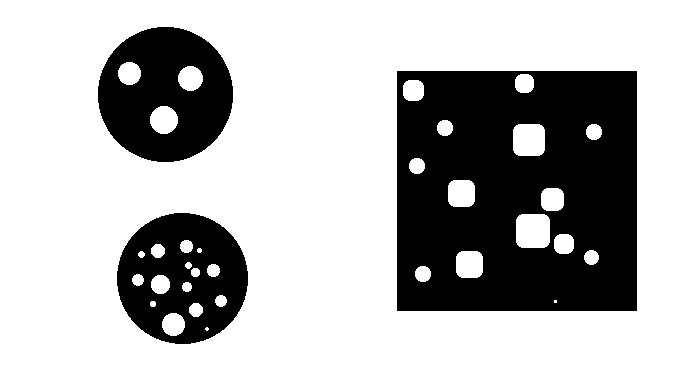
#> input picture DATA/con.png, 683 x 384 px, found by its file name
$ python 'Contour Detection.py'   (older library calls are emulated)
#> lines starting #> are read from the running program, lines starting #| are printed output that depends on the picture; after the words box and inside, x2 and y2 are one past the last pixel; in counts of white or black regions, pixels touching at a corner belong together
### Imports
import cv2
import matplotlib.pyplot as plt
import numpy as np


### load Images
img = cv2.imread('DATA/con.png',0)
#> img: shape (384, 683); 71% white; 3 black regions

## FInd Contours on image
## Note the MODE is on the full type RETR_CCOMP
image,contours,hierarchy = cv2.findContours(img,cv2.RETR_CCOMP,cv2.CHAIN_APPROX_SIMPLE)
#> contours = 36 contours, 3 with area under 20; largest, box (x1, y1, x2, y2) and area: (0, 0, 683, 384) 261206, (396, 70, 638, 312) 58079, (97, 26, 234, 163) 14519, (116, 212, 249, 345) 13664, (516, 214, 550, 248) 1049

## SHOW THE EXTERNAL CONTOURS

# Make a blank Page
external = np.zeros(image.shape)
# Draw the countors on blank page

# Go through contours
for i in range(len(contours)):
    # find the one that is externals means equal to -1
    if hierarchy [0][i][3] == -1:
        # draw the contours
        cv2.drawContours(external,contours,i,255,-1) # TODO the external page is blank and donot have any od external hierachyes
#> this loop made 36 passes
#> external: shape (384, 683) float64; every value is 255


## SHOW THE INTERNAL CONTOURS

# Make a blank Page
internal = np.zeros(image.shape)
# Draw the countors on blank page

# Go through contours
for i in range(len(contours)):
    # find the one that is internal means equal to -1
    if hierarchy [0][i][3] != -1:
        # draw the contours
        cv2.drawContours(internal,contours,i,255,-1)
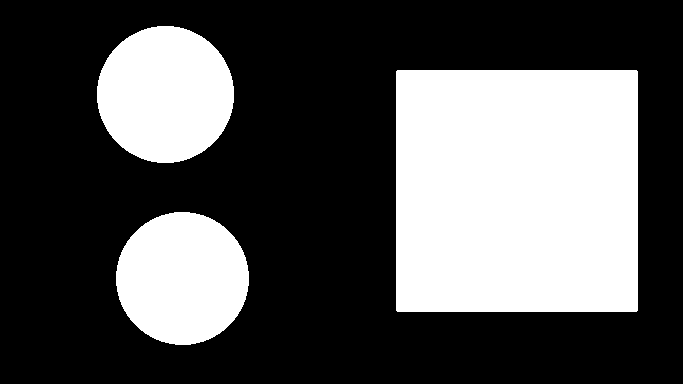
#> internal: shape (384, 683) float64; 33.2% white; 3 white regions, box (x1, y1, x2, y2) and area: (396, 70, 638, 312) 58560, (97, 26, 234, 163) 14712, (116, 212, 249, 345) 13851


### Plot and show the result

# Make a subplot 1
plt.subplot(131)
plt.imshow(image,cmap='gray')
plt.title('Origianl Image')
# Make a subplot 2
plt.subplot(132)
plt.imshow(external,cmap = 'gray')
plt.title('External Contours')
# Make a subplot 3
plt.subplot(133)
plt.imshow(internal,cmap='gray')
plt.title('Internal Contours')

plt.show()
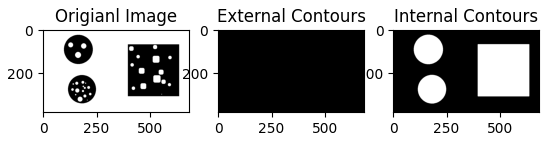
#> figure drawn by matplotlib, 3 panels
